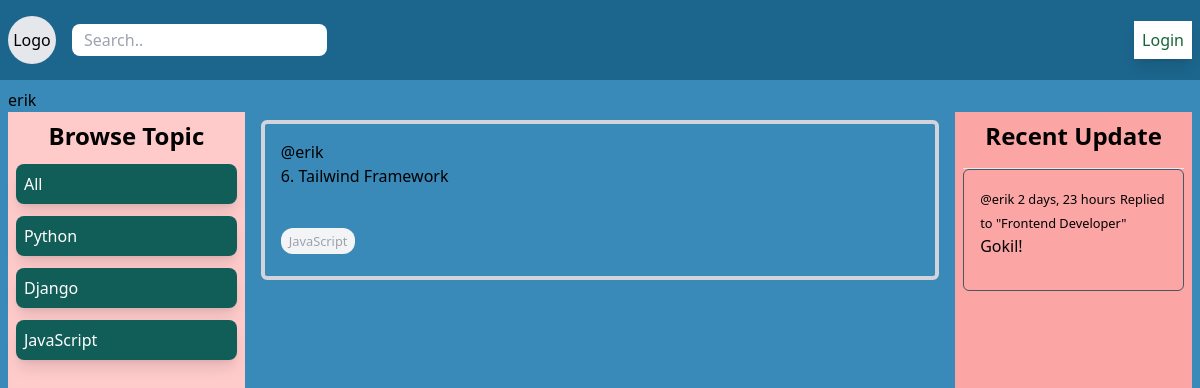
Screenshot of /profile/3/ with the database file from the repository.
### base/models.py (models this page shows, shortened)
class Topic(models.Model):
    name = models.CharField(max_length=200)

class Room(models.Model):
    host = models.ForeignKey(User, on_delete=models.SET_NULL, null=True)
    topic = models.ForeignKey(Topic, on_delete=models.SET_NULL, null=True)
    name = models.CharField(max_length=200)
    description = models.TextField(null=True, blank=True)
    participants = models.ManyToManyField(User, related_name='participants', blank=True)
    updated = models.DateTimeField(auto_now=True)
    created = models.DateTimeField(auto_now_add=True)
    def __str__(self):
        return self.name

class Message(models.Model):
    user = models.ForeignKey(User, on_delete=models.CASCADE)
    room = models.ForeignKey(Room, on_delete=models.CASCADE)
    body = models.TextField()
    updated = models.DateTimeField(auto_now=True)
    created = models.DateTimeField(auto_now_add=True)
    def __str__(self):
        return self.body[0:50]

### base/views.py (the view)
# urls.py: path('profile/<str:pk>/', views.userProfile, name='profile'),
def userProfile(request, pk):
    user = User.objects.get(id=pk )
    rooms = user.room_set.all()
    room_messages = user.message_set.all()
    topics = Topic.objects.all()
    context = {'user': user, 'rooms': rooms, 'room_messages': room_messages, 'topics': topics}
    return render(request, 'base/profile.html', context)

### base/templates/base/profile.html
{% extends 'main.html' %}
{% block content %}
<p>{{ user.username}}</p>
<div class="grid grid-cols-5 h-screen">
    <div class="col-span-1 bg-red-200 p-2 flex flex-col gap-y-3">{% include 'base/topics_component.html' %}</div>
    <div class="col-span-3 px-4"> {% include 'base/feeds_component.html' %}</div>
    <div class="bg-red-300 p-2"> {% include 'base/activity_component.html' %} </div>
</div>
{% endblock %}

### base/templates/base/topics_component.html
<p class="text-center font-semibold text-2xl">Browse Topic</p>
<a
  class="bg-teal-800 p-2 rounded-lg text-white shadow-lg hover:bg-teal-500 cursor-pointer"
  href="{% url 'home' %}"
>
  All
</a>
{% for topic in topics %}
<a
  class="bg-teal-800 p-2 rounded-lg text-white shadow-lg hover:bg-teal-500 cursor-pointer"
  href="{% url 'home' %}?q={{topic.name}}"
>
  {{ topic.name }}
</a>
{% endfor %}

### base/templates/base/feeds_component.html (shortened to what this page needs)
    <div class="mt-2">
      {% for room in rooms %}
      <div class="mb-4 p-4 rounded-md flex flex-col border-4 border-gray-300">
        <a href="{% url 'profile' room.host.id %}">@{{room.host.username}}</a>
        <h5 class="mb-6">
          {{room.id}}. <a href="{% url 'room' room.id %}">{{ room.name }}</a>
        </h5>
        <div class="w-20 mb-2">
          <small
            class="bg-gray-100 p-1 px-2 rounded-xl text-gray-400 self-center"
            >{{room.topic.name}}</small
          >
        </div>
      </div>
      {% endfor %}
    </div>

### base/templates/base/activity_component.html (shortened to what this page needs)
<p class="text-center mb-4 font-semibold text-2xl">Recent Update</p>
    <hr>
    {% for message in room_messages %}
    <div class="p-4 border border-gray-600 rounded-md mb-2">
        <div> <small><a href="{% url 'profile' message.user.id %}">@{{message.user}} </a> {{ message.created|timesince}}</small>
            <small>Replied to "{{message.room}}"</small></div>
            <p class="mb-4">{{message}}</p>
    </div>
    {% endfor %}

### rows the page displays
Topic: name "Python"
Topic: name "Django"
Topic: name "JavaScript"
Room: host.username "erik", id "6", name "Tailwind Framework", topic.name "JavaScript"
Message: user "erik", created "2 days, 23 hours", room "Frontend Developer", body "Gokil!"

### other values shown
{{ user.username }} "erik"
